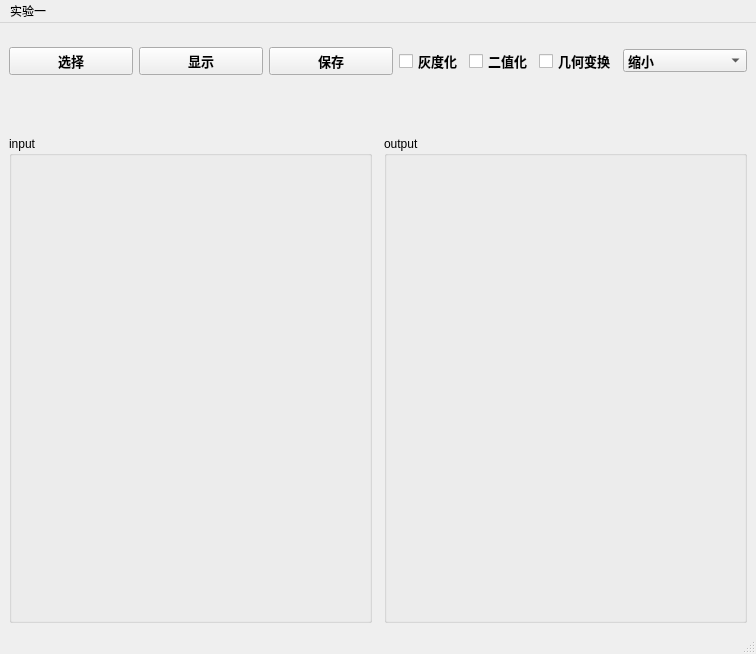
<?xml version="1.0" encoding="UTF-8"?>
<ui version="4.0">
 <class>MainWindow</class>
 <widget class="QMainWindow" name="MainWindow">
  <property name="geometry">
   <rect>
    <x>0</x>
    <y>0</y>
    <width>756</width>
    <height>654</height>
   </rect>
  </property>
  <property name="minimumSize">
   <size>
    <width>0</width>
    <height>3</height>
   </size>
  </property>
  <property name="windowTitle">
   <string>MainWindow</string>
  </property>
  <widget class="QWidget" name="centralwidget">
   <layout class="QHBoxLayout" name="horizontalLayout_3">
    <item>
     <layout class="QVBoxLayout" name="verticalLayout">
      <item>
       <layout class="QHBoxLayout" name="horizontalLayout">
        <property name="topMargin">
         <number>9</number>
        </property>
        <property name="bottomMargin">
         <number>0</number>
        </property>
        <item>
         <widget class="QPushButton" name="select">
          <property name="minimumSize">
           <size>
            <width>0</width>
            <height>0</height>
           </size>
          </property>
          <property name="font">
           <font>
            <pointsize>10</pointsize>
            <weight>75</weight>
            <bold>true</bold>
           </font>
          </property>
          <property name="text">
           <string>选择</string>
          </property>
         </widget>
        </item>
        <item>
         <widget class="QPushButton" name="show1">
          <property name="minimumSize">
           <size>
            <width>0</width>
            <height>0</height>
           </size>
          </property>
          <property name="font">
           <font>
            <pointsize>10</pointsize>
            <weight>75</weight>
            <bold>true</bold>
           </font>
          </property>
          <property name="text">
           <string>显示</string>
          </property>
         </widget>
        </item>
        <item>
         <widget class="QPushButton" name="save">
          <property name="minimumSize">
           <size>
            <width>0</width>
            <height>0</height>
           </size>
          </property>
          <property name="font">
           <font>
            <pointsize>10</pointsize>
            <weight>75</weight>
            <bold>true</bold>
           </font>
          </property>
          <property name="text">
           <string>保存</string>
          </property>
         </widget>
        </item>
        <item>
         <widget class="QCheckBox" name="is_gray">
          <property name="sizePolicy">
           <sizepolicy hsizetype="Fixed" vsizetype="Fixed">
            <horstretch>0</horstretch>
            <verstretch>0</verstretch>
           </sizepolicy>
          </property>
          <property name="minimumSize">
           <size>
            <width>40</width>
            <height>40</height>
           </size>
          </property>
          <property name="font">
           <font>
            <pointsize>10</pointsize>
            <weight>75</weight>
            <bold>true</bold>
           </font>
          </property>
          <property name="text">
           <string>灰度化</string>
          </property>
         </widget>
        </item>
        <item>
         <widget class="QCheckBox" name="is_binary">
          <property name="sizePolicy">
           <sizepolicy hsizetype="Fixed" vsizetype="Fixed">
            <horstretch>0</horstretch>
            <verstretch>0</verstretch>
           </sizepolicy>
          </property>
          <property name="minimumSize">
           <size>
            <width>40</width>
            <height>40</height>
           </size>
          </property>
          <property name="font">
           <font>
            <pointsize>10</pointsize>
            <weight>75</weight>
            <bold>true</bold>
           </font>
          </property>
          <property name="text">
           <string>二值化</string>
          </property>
         </widget>
        </item>
        <item>
         <widget class="QCheckBox" name="is_trans">
          <property name="sizePolicy">
           <sizepolicy hsizetype="Fixed" vsizetype="Fixed">
            <horstretch>0</horstretch>
            <verstretch>0</verstretch>
           </sizepolicy>
          </property>
          <property name="minimumSize">
           <size>
            <width>40</width>
            <height>40</height>
           </size>
          </property>
          <property name="font">
           <font>
            <pointsize>10</pointsize>
            <weight>75</weight>
            <bold>true</bold>
           </font>
          </property>
          <property name="text">
           <string>几何变换</string>
          </property>
         </widget>
        </item>
        <item>
         <widget class="QComboBox" name="transform">
          <property name="minimumSize">
           <size>
            <width>0</width>
            <height>0</height>
           </size>
          </property>
          <property name="font">
           <font>
            <pointsize>10</pointsize>
            <weight>75</weight>
            <bold>true</bold>
           </font>
          </property>
          <item>
           <property name="text">
            <string>缩小</string>
           </property>
          </item>
          <item>
           <property name="text">
            <string>放大</string>
           </property>
          </item>
          <item>
           <property name="text">
            <string>旋转</string>
           </property>
          </item>
          <item>
           <property name="text">
            <string>平移</string>
           </property>
          </item>
         </widget>
        </item>
       </layout>
      </item>
      <item>
       <spacer name="verticalSpacer">
        <property name="orientation">
         <enum>Qt::Vertical</enum>
        </property>
        <property name="sizeType">
         <enum>QSizePolicy::Fixed</enum>
        </property>
        <property name="sizeHint" stdset="0">
         <size>
          <width>20</width>
          <height>40</height>
         </size>
        </property>
       </spacer>
      </item>
      <item>
       <layout class="QHBoxLayout" name="horizontalLayout_2" stretch="0,0">
        <property name="spacing">
         <number>12</number>
        </property>
        <property name="sizeConstraint">
         <enum>QLayout::SetNoConstraint</enum>
        </property>
        <property name="topMargin">
         <number>9</number>
        </property>
        <item>
         <widget class="QGroupBox" name="inuput">
          <property name="sizePolicy">
           <sizepolicy hsizetype="Preferred" vsizetype="Preferred">
            <horstretch>0</horstretch>
            <verstretch>0</verstretch>
           </sizepolicy>
          </property>
          <property name="title">
           <string>input</string>
          </property>
          <property name="flat">
           <bool>false</bool>
          </property>
          <layout class="QVBoxLayout" name="verticalLayout_2">
           <item>
            <widget class="QLabel" name="input_label">
             <property name="text">
              <string/>
             </property>
            </widget>
           </item>
          </layout>
         </widget>
        </item>
        <item>
         <widget class="QGroupBox" name="output">
          <property name="title">
           <string>output</string>
          </property>
          <layout class="QVBoxLayout" name="verticalLayout_3">
           <item>
            <widget class="QLabel" name="output_label">
             <property name="text">
              <string/>
             </property>
            </widget>
           </item>
          </layout>
         </widget>
        </item>
       </layout>
      </item>
     </layout>
    </item>
   </layout>
  </widget>
  <widget class="QMenuBar" name="menubar">
   <property name="geometry">
    <rect>
     <x>0</x>
     <y>0</y>
     <width>756</width>
     <height>23</height>
    </rect>
   </property>
   <widget class="QMenu" name="menu">
    <property name="title">
     <string>实验一</string>
    </property>
   </widget>
   <addaction name="menu"/>
  </widget>
  <widget class="QStatusBar" name="statusbar"/>
 </widget>
 <resources/>
 <connections/>
</ui>
